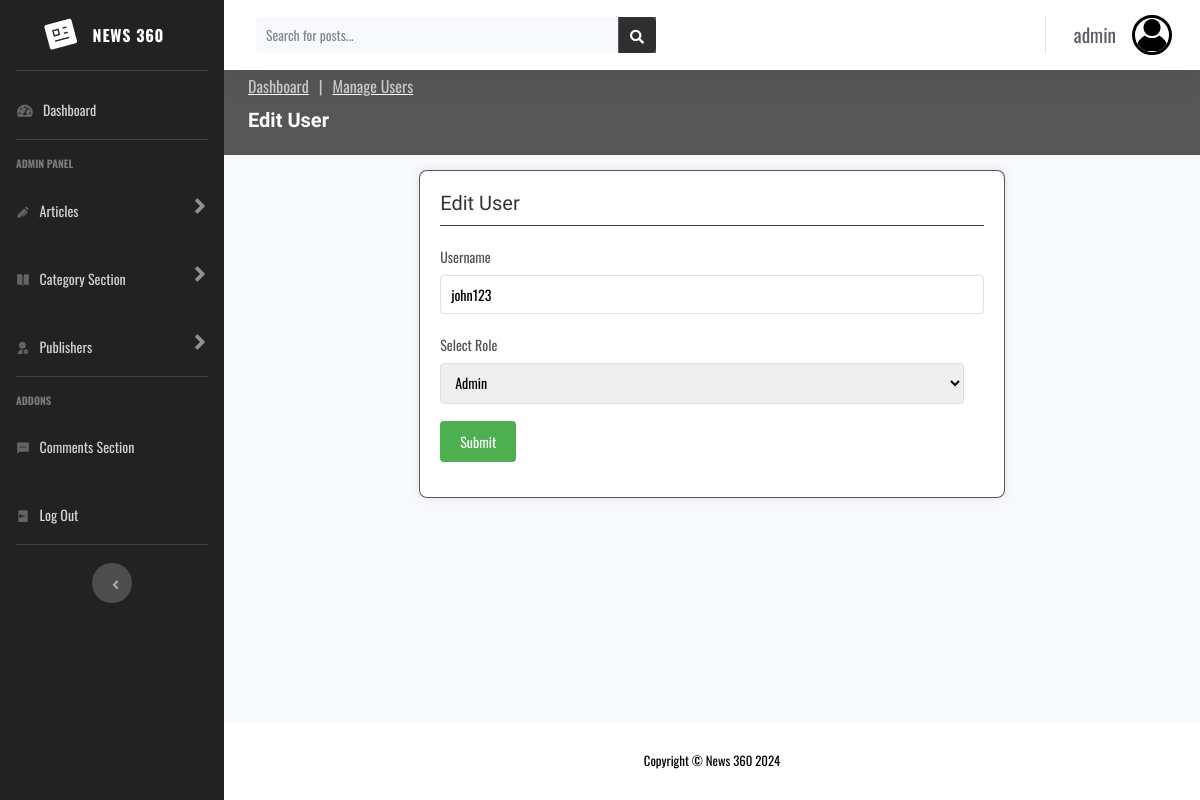
Screenshot of /admin/edit-user.php?id=16 (signed in) with the database file from the repository.
### tables this page shows
CREATE TABLE `users` (
  `id` int(11) UNSIGNED NOT NULL,
  `firstname` varchar(50) NOT NULL,
  `lastname` varchar(50) NOT NULL,
  `username` varchar(50) NOT NULL,
  `email` varchar(100) NOT NULL,
  `password` varchar(255) NOT NULL,
  `avatar` varchar(255) NOT NULL,
  `is_admin` tinyint(1) NOT NULL
);

### admin/edit-user.php (the view, shortened to what this page needs)
<?php
require 'partials/header.php';
if (isset($_GET['id'])) {
  $id = filter_var($_GET['id'], FILTER_SANITIZE_NUMBER_INT);
  $query = "SELECT username, is_admin FROM users WHERE id = ?";
  $stmt = $conn->prepare($query);
  $stmt->bind_param("i", $id);
  $stmt->execute();
  $result = $stmt->get_result();
  if ($result->num_rows > 0) {
      $user = $result->fetch_assoc();
      $username = $user['username'];
  } else {
      header('Location: manage-user.php');
      die();
  }
} else {
  header('Location: manage-user.php');
  die();
}
?>
<!DOCTYPE html>
<html lang="en">
<head>
    <link href="assets/vendor/fontawesome-free/css/all.min.css" rel="stylesheet" type="text/css" />
    <link href="../assets/vendors/remixicon/remixicon.css" rel="stylesheet" />
    <link href="../assets/vendors/aos/aos.css" rel="stylesheet" />
    <link rel="stylesheet" href="assets/css/bootstrap.css" />
    <link rel="stylesheet" href="assets/css/main.css" />
</head>
<body id="page-top">
    <div id="wrapper">
         <?php include 'partials/sidebar.php'; ?>
      <div id="content-wrapper" class="d-flex flex-column">
        <div id="content">
           <?php include 'partials/topbar.php'; ?>
          <section id="breadcrumbs" class="breadcrumbs">
            <div class="container">
              <ol>
                <li><a href="index.php">Dashboard</a></li>
                <li><a href="manage-user.php">Manage Users</a></li>
              </ol>
              <h2>Edit User</h2>
            </div>
          </section>
          <div class="form-container" style="width: 60%;">
            <h2 style="border-bottom: 1px solid #3d3d3d; font-size: 20px">Edit User</h2>
            <form action="forms/edituser-form.php" method="POST" style="width: 100%" >
              <div class="form-group">
                <label for="username" style="margin-top: 20px">Username</label>
                <input
                  type="text"
                  id="username"
                  name="username"
                  value="<?= htmlspecialchars($username) ?>"
                  style="width: 100%"
                  required
                />
                <label for="userrole" style="margin-top: 20px">Select Role</label>
                <select name="userrole" id="userrole" required>
                <option value="1" <?= $is_admin == 1 ? 'selected' : '' ?>>Admin</option>
                </select>
              </div>
              <div class="form-group">
                <button name="submit" type="submit">Submit</button>
              </div>
            </form>
          </div>
        </div>
         <?php include 'partials/footer.php'; ?>
</body>
</html>

### admin/partials/topbar.php (shortened to what this page needs)
<?php
if (isset($_SESSION['user_id'])) {
    $user_id = $_SESSION['user_id'];
    $query = "SELECT username, avatar FROM users WHERE id = ?";
    $stmt = $conn->prepare($query);
    $stmt->bind_param("i", $user_id);
    $stmt->execute();
    $result = $stmt->get_result();
    if ($result->num_rows > 0) {
        $userprofile = $result->fetch_assoc();
        $profilename = $userprofile['username'];
        $avatar = "../assets/images/admin.jpg";
    } else {
        $profilename = "Publisher";
        $avatar = "../assets/images/admin.jpg";
    }
} else {
    $profilename = "Guest";
    $avatar = "../assets/images/admin.png";
}
?>
<nav class="navbar navbar-expand navbar-light bg-white topbar mb-4 static-top shadow">
    <form class="d-none d-sm-inline-block form-inline mr-auto ml-md-3 my-2 my-md-0 mw-100 navbar-search" action="forms/results.php" method="GET">
    <div class="input-group">
        <input type="text" class="form-control bg-light border-0 small" placeholder="Search for posts..." name="search" aria-label="Search" aria-describedby="basic-addon2" required />
        <div class="input-group-append" style="background: #222222c0">
            <button class="btn btn-primary" type="submit" name="submit" style="background: #222222c0; border: #222222c0">
                <i class="fas fa-search fa-sm"></i>
            </button>
        </div>
    </div>
    </form>
    <ul class="navbar-nav ml-auto">
        <li class="nav-item dropdown no-arrow">
            <a class="nav-link dropdown-toggle" href="#" id="userDropdown" role="button" data-toggle="dropdown" aria-haspopup="true" aria-expanded="false">
                <span class="mr-3 d-none d-lg-inline text-gray-800 small"><?= htmlspecialchars($profilename); ?></span>
                <img style="height: 40px; width: 40px; border: 3px solid black" class="img-profile rounded-circle" src="<?= htmlspecialchars($avatar); ?>" />
            </a>
        </li>
    </ul>
</nav>

### admin/assets/css/main.css (style rules this page uses)
.breadcrumbs { padding: 5px 0; background: #222222c0; margin-top: -25px; }
.breadcrumbs h2 { font-size: 20px; font-weight: 600; color: #fff; }
.breadcrumbs ol { display: flex; flex-wrap: wrap; list-style: none; padding: 0 0 10px 0; margin: 0; font-size: 16px; text-decoration: underline #fff; }
.breadcrumbs ol li a { color: #ccc; }
.breadcrumbs ol li + li { padding-left: 10px; }
.breadcrumbs ol li + li::before { display: inline-block; padding-right: 10px; color: #ccc; content: "|"; }
.form-container { background-color: white; border: 1px solid #222222c0; border-radius: 8px; padding: 20px; margin: 50px auto; width: 1000px; box-shadow: 0px 0px 10px rgba(0, 0, 0, 0.1); margin-top: 15px; }
h2 { margin-top: 0; font-size: 18px; color: #333; padding-bottom: 10px; }
.form-group { margin-bottom: 15px; }
label { display: block; font-size: 14px; color: #555; margin-bottom: 5px; }
input[type="text"], textarea { width: calc(100% - 20px); padding: 8px 10px; font-size: 14px; border: 1px solid #e0e0e0; border-radius: 4px; box-sizing: border-box; }
select { width: calc(100% - 20px); padding: 8px 10px; font-size: 14px; border: 1px solid #e0e0e0; border-radius: 4px; box-sizing: border-box; }
button { background-color: #4caf50; color: white; padding: 10px 20px; border: none; border-radius: 4px; font-size: 14px; cursor: pointer; transition: 0.3s; }

### rows the page displays
users: username "admin", userrole "Admin"
users: username "john123"
